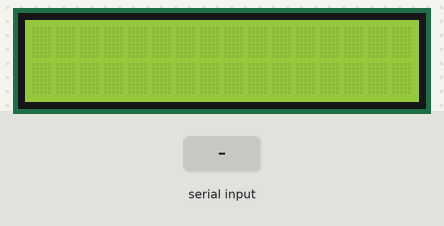
A sketch run on a simulated Arduino Uno, built with avr-gcc and run on an emulated ATmega328P. Shown: 16×2 character LCD. The test bench sets the inputs (shaded band). What the sketch prints to the serial monitor is not drawn.

Above: at 1.2 s.
1.3 s: "1" received over the second serial link
At 2.0 s:
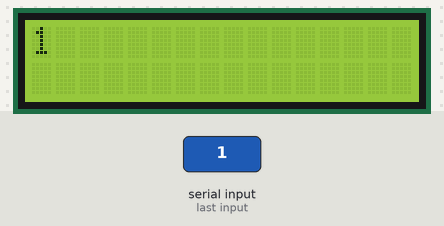
2.8 s: "0" received over the second serial link
At 3.2 s:
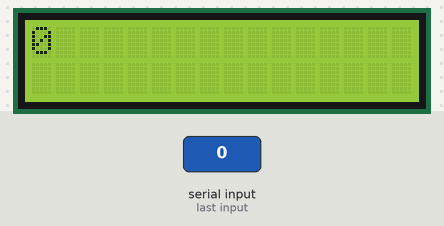
Timing chart, 0 to 5.8 s (numbered marks = the images above; inputs shaded):
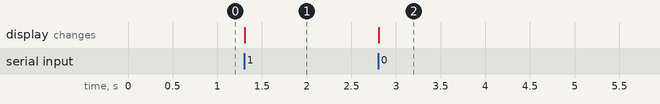

Measured:
- after the input at 1.3 s, the display: changes at once (image 1)
- after the input at 2.8 s, the display: changes at once (image 2)

The sketch:

main.ino
```cpp
#include <SoftwareSerial.h>
#include <LiquidCrystal_I2C.h>

SoftwareSerial esp8266(3, 2);
LiquidCrystal_I2C lcd(0x27,16,2);

void setup() {
  Serial.begin(115200);
  Serial.println("Started");

  esp8266.begin(115200);

  lcd.init();
  lcd.backlight();
}

String strData = "";
boolean recievedFlag;

void loop() {

  while (esp8266.available() > 0) {
    strData += (char)esp8266.read();
    recievedFlag = true;
    delay(2);
  }

  if (recievedFlag) {
    printOnDisplay(strData);
    strData = "";
    recievedFlag = false;
  }


  if (Serial.available()) {
    esp8266.write(Serial.read());
  }
}

void printOnDisplay(String string) {
  // length (with one extra character for the null terminator)
  int str_len = string.length() + 1;

  // prepare the character array (the buffer)
  char sz[str_len];

  // copy it over
  string.toCharArray(sz, str_len);

  char *saveptr;
  char *crypto, *price;

  crypto = strtok_r(sz, ",", &saveptr);
  price = strtok_r(NULL, ",", &saveptr);

  lcd.clear();
  lcd.setCursor(0, 0);
  lcd.print(crypto);
  lcd.setCursor(4, 1); // (16 - 8) / 2
  lcd.print(price);

  Serial.println(crypto);
  Serial.println(price);
}
```
